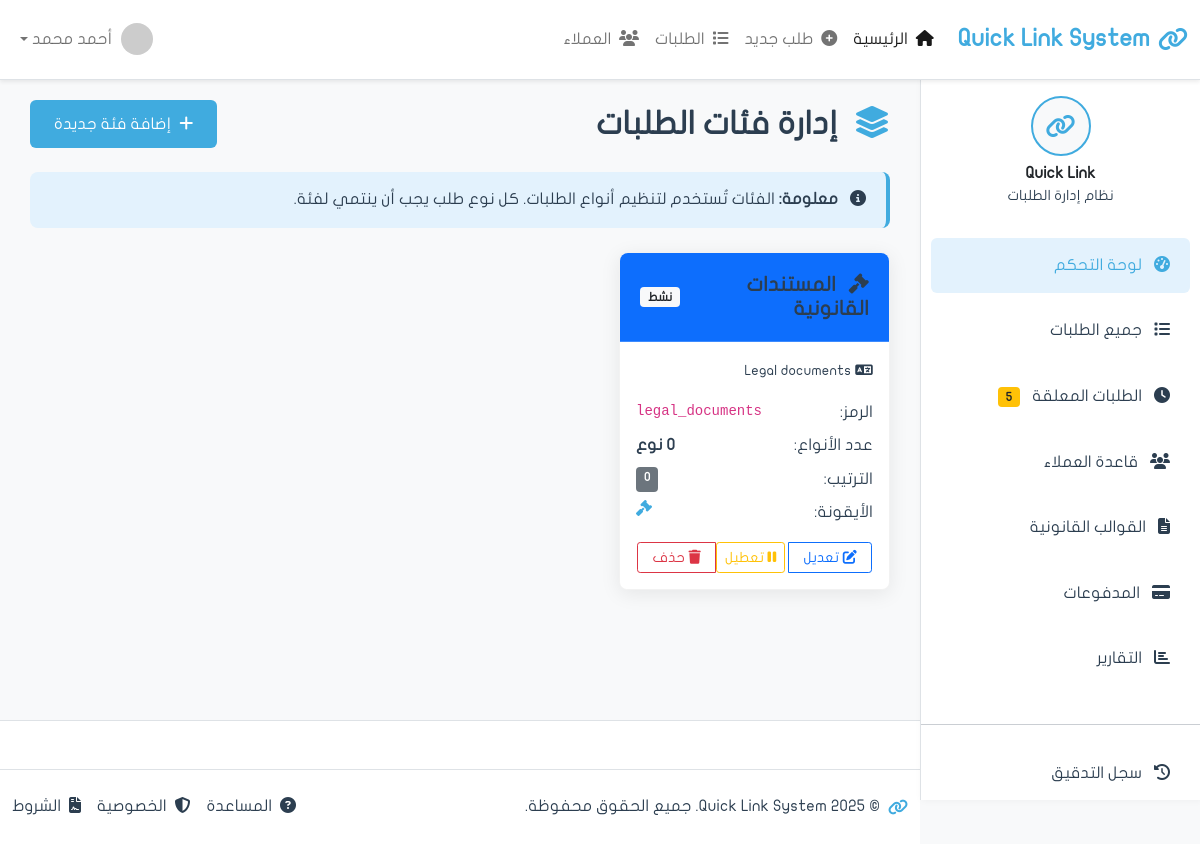
The app's page /requests/categories/ with its own data.
### apps/requests/models.py (models this page shows, shortened)
class RequestCategory(models.Model):
    name_arabic = models.CharField('الاسم بالعربية', max_length=100)
    name_english = models.CharField('الاسم بالإنجليزية', max_length=100, blank=True)
    code = models.CharField('الرمز', max_length=50, unique=True, editable=False)
    icon = models.CharField('الأيقونة', max_length=50, blank=True, default='',
                           help_text='مثال: fa-file-alt (اختياري)')
    color = models.CharField('اللون', max_length=20, default='primary',
                            choices=[
                                ('primary', 'أزرق'),
                                ('success', 'أخضر'),
                                ('warning', 'أصفر'),
                                ('info', 'سماوي'),
                                ('danger', 'أحمر'),
                                ('secondary', 'رمادي'),
                            ])
    display_order = models.IntegerField('ترتيب العرض', default=0)
    is_active = models.BooleanField('نشط', default=True)
    created_at = models.DateTimeField('تاريخ الإنشاء', auto_now_add=True)
    updated_at = models.DateTimeField('آخر تحديث', auto_now=True)
    class Meta:
        verbose_name = 'فئة'
        verbose_name_plural = 'الفئات'
        ordering = ['display_order', 'name_arabic']

### apps/requests/views.py (the view)
# urls.py: path('requests/categories/', views.categories_list, name='categories_list'),
def categories_list(request):
    from apps.requests.models import RequestCategory
    categories = RequestCategory.objects.all().order_by('display_order', 'name_arabic')
    context = {
        'page_title': 'إدارة فئات الطلبات',
        'categories': categories,
    }
    return render(request, 'requests/categories_list.html', context)

### apps/requests/templates/requests/categories_list.html (shortened to what this page needs)
{% extends 'base.html' %}
{% load static %}
{% block content %}
            <div class="d-flex justify-content-between align-items-center mb-4">
                <h2 class="mb-0">
                    <i class="fas fa-layer-group me-2 text-primary"></i>
                    إدارة فئات الطلبات
                </h2>
                <a href="{% url 'requests:category_create' %}" class="btn btn-primary">
                    <i class="fas fa-plus me-1"></i>
                    إضافة فئة جديدة
                </a>
            </div>
            <div class="alert alert-info mb-4">
                <i class="fas fa-info-circle me-2"></i>
                <strong>معلومة:</strong> الفئات تُستخدم لتنظيم أنواع الطلبات. كل نوع طلب يجب أن ينتمي لفئة.
            </div>
            <div class="row">
                {% if categories %}
                    {% for category in categories %}
                <div class="col-lg-4 col-md-6 mb-4">
                    <div class="card shadow-custom">
                        <div class="card-header bg-{{ category.color }} text-white">
                            <div class="d-flex justify-content-between align-items-center">
                                <h5 class="mb-0">
                                    {% if category.icon %}
                                    <i class="fas {{ category.icon }} me-2"></i>
                                    {% endif %}
                                    {{ category.name_arabic }}
                                </h5>
                                {% if category.is_active %}
                                <span class="badge bg-light text-dark">نشط</span>
                                {% else %}
                                <span class="badge bg-secondary">معطل</span>
                                {% endif %}
                            </div>
                        </div>
                        <div class="card-body">
                            {% if category.name_english %}
                            <p class="text-muted mb-3">
                                <small><i class="fas fa-language me-1"></i>{{ category.name_english }}</small>
                            </p>
                            {% endif %}
                            <div class="mb-3">
                                <div class="d-flex justify-content-between mb-2">
                                    <span class="text-muted">الرمز:</span>
                                    <code>{{ category.code }}</code>
                                </div>
                                <div class="d-flex justify-content-between mb-2">
                                    <span class="text-muted">عدد الأنواع:</span>
                                    <strong>{{ category.request_types.count }} نوع</strong>
                                </div>
                                <div class="d-flex justify-content-between mb-2">
                                    <span class="text-muted">الترتيب:</span>
                                    <span class="badge bg-secondary">{{ category.display_order }}</span>
                                </div>
                                <div class="d-flex justify-content-between">
                                    <span class="text-muted">الأيقونة:</span>
                                    {% if category.icon %}
                                    <i class="fas {{ category.icon }} text-{{ category.color }}"></i>
                                    {% else %}
                                    <span class="text-muted">بدون</span>
                                    {% endif %}
                                </div>
                            </div>
                            <div class="btn-group w-100" role="group">
                                <a href="{% url 'requests:category_edit' category.id %}" class="btn btn-outline-primary btn-sm">
                                    <i class="fas fa-edit"></i>
                                    تعديل
                                </a>
                                {% if category.is_active %}
                                <form method="post" action="{% url 'requests:category_toggle' category.id %}" class="d-inline">
                                    <button type="submit" class="btn btn-outline-warning btn-sm" onclick="return confirm('هل أنت متأكد من تعطيل هذه الفئة؟')">
                                        <i class="fas fa-pause"></i>
                                        تعطيل
                                    </button>
                                </form>
                                {% endif %}
                                {% if category.request_types.count == 0 %}
                                <a href="{% url 'requests:category_delete' category.id %}" class="btn btn-outline-danger btn-sm">
                                    <i class="fas fa-trash"></i>
                                    حذف
                                </a>
                                {% endif %}
                            </div>
                        </div>
                    </div>
                </div>
                    {% endfor %}
                {% endif %}
            </div>
{% endblock content %}

### staticfiles/assets/css/custom.css (style rules this page uses)
:root { --primary-blue: #40abdf; --primary-green: #51c676; --light-blue: #e3f2fd; --light-green: #e8f5e8; --medium-blue: #6bb6ff; --medium-green: #7dd87d; --text-dark: #2c3e50; --text-light: #6c757d; --bg-light: #f8f9fa; --bg-white: #ffffff; --bg-lighter: #fafbfc; --white: #ffffff; --warning: #ffc107; --danger: #dc3545; --success: #28a745; --border-color: #dee2e6; --shadow-light: rgba(0, 0, 0, 0.05); --shadow-medium: rgba(0, 0, 0, 0.08); }
* { margin: 0; padding: 0; box-sizing: border-box; }
body { font-family: font_regular; direction: rtl; text-align: right; background-color: var(--bg-light); color: var(--text-dark); line-height: 1.6; }
h1, h2, h3, h4, h5, h6 { font-weight: 600; color: var(--text-dark); }
.btn-primary { background: var(--primary-blue); border: none; border-radius: 6px; padding: 12px 24px; font-weight: 500; color: var(--white); }
.card { border: 1px solid var(--border-color); border-radius: 8px; box-shadow: 0 2px 8px var(--shadow-light); background: var(--white); transition: box-shadow 0.2s ease; }
.card-header { background: var(--light-blue); color: var(--text-dark); border-radius: 8px 8px 0 0 !important; padding: 20px; font-weight: 600; border-bottom: 1px solid var(--border-color); }
.alert { border: none; border-radius: 8px; padding: 15px 20px; margin-bottom: 20px; }
.alert-info { background: var(--light-blue); color: var(--dark-blue); border-right: 4px solid var(--primary-blue); }
.shadow-custom { box-shadow: 0 4px 20px rgba(0, 0, 0, 0.08); }
.card { border: 1px solid rgba(0, 0, 0, 0.05); }
.card-header { border-bottom: 1px solid rgba(255, 255, 255, 0.2); }
.card, .btn, .form-control { will-change: transform; }
.btn-group .btn { margin: 0 1px; }
.badge { font-size: 0.75rem; padding: 4px 8px; }
.text-primary { color: var(--primary-blue) !important; }
.text-muted { color: var(--text-muted) !important; }

### records on screen
RequestCategory: name_arabic "المستندات القانونية", is_active "نشط", name_english "Legal documents", code "legal_documents", display_order "0", shows "حذف"
